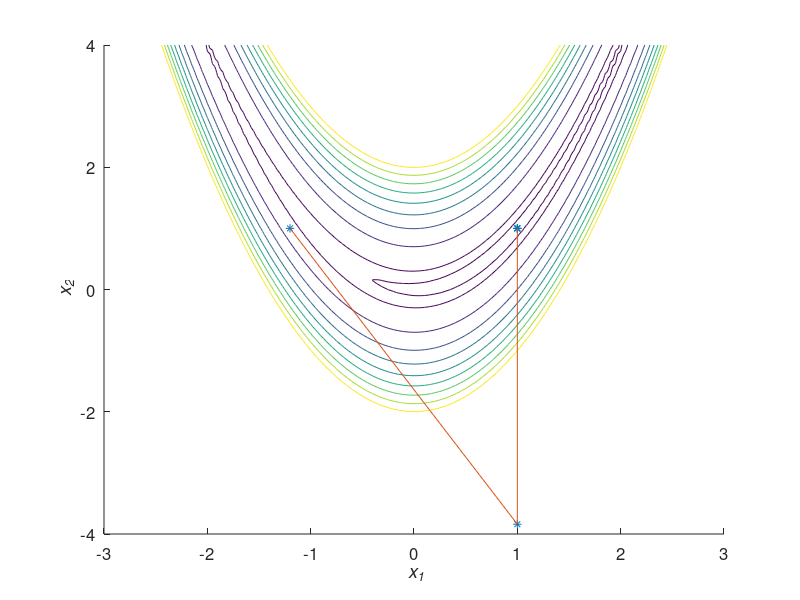

MATLAB code for this plot:
% This example uses the Gauss-Newton algorithm to determine
% the minimum of Rosenbrock's loss function. This program 
% provides a plot of the function contours with the
% Gauss-Newton iterations.

% Optimal Estimation of Dynamic Systems by Crassidis and Junkins
% Example C.4

% Written by John L. Crassidis 9/03

% Other Required Routines: none

% Plot Space and Pre-Allocate Space
x1=[-3:0.05:3]';m1=length(x1);
x2=[-4:0.05:4]';m2=length(x2);
f=zeros(m1,m2);

% Get Function
ii=1;jj=1;
for i= -3:0.05:3,
  for j = -4:0.05:4,
    f(ii,jj)=100*(x2(jj)-x1(ii)^2)^2+(1-x1(ii))^2;
    jj=jj+1;
   end
ii=ii+1;
jj=1;
end

% Max Iterations, Initial Conditions
n_ite=4;
x0=[-1.2;1];xx=x0;
x=zeros(n_ite,2);x(1,:)=x0';

% Main Loop
for i = 1:n_ite,
 grad=[-400*x(i,1)*(x(i,2)-x(i,1)^2)-2*(1-x(i,1));200*(x(i,2)-x(i,1)^2)]; 
 s=-grad;
 hess=[-400*(x(i,2)-x(i,2)^2)+800*x(i,1)^2+2 -400*x(i,1);-400*x(i,1) 200];
 x(i+1,:)=x(i,:)+(inv(hess)*s)';
end
 
% Plot Results
clf
hold on
ccc=[2;10;50;100;150;200;250;300;350;400];
for i = 1:10,
 contour(x1,x2,f',[ccc(i) ccc(i)])
  if i == 1;
  axis([-3 3 -4 4])
 end
end
plot(x(:,1),x(:,2),'*')
plot(x(:,1),x(:,2))
hold off
set(gca,'fontsize',12)
xlabel('{\it x_1}')
ylabel('{\it x_2}')